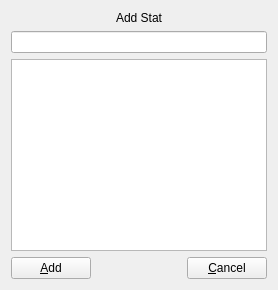
             <widget class="QWidget" name="page_6">
              <layout class="QVBoxLayout" name="_12">
               <item>
                <widget class="QLabel" name="statsEditAddLabel">
                 <property name="text">
                  <string>Add Stat</string>
                 </property>
                 <property name="alignment">
                  <set>Qt::AlignCenter</set>
                 </property>
                </widget>
               </item>
               <item>
                <widget class="SearchEdit" name="statsEditAddSearch"/>
               </item>
               <item>
                <widget class="QListWidget" name="statsEditAddList"/>
               </item>
               <item>
                <layout class="QHBoxLayout" name="_13">
                 <item>
                  <widget class="QPushButton" name="statsEditSearchAdd">
                   <property name="text">
                    <string>&amp;Add</string>
                   </property>
                  </widget>
                 </item>
                 <item>
                  <spacer>
                   <property name="orientation">
                    <enum>Qt::Horizontal</enum>
                   </property>
                   <property name="sizeHint" stdset="0">
                    <size>
                     <width>40</width>
                     <height>20</height>
                    </size>
                   </property>
                  </spacer>
                 </item>
                 <item>
                  <widget class="QPushButton" name="statsEditSearchCancel">
                   <property name="text">
                    <string>&amp;Cancel</string>
                   </property>
                  </widget>
                 </item>
                </layout>
               </item>
              </layout>
             </widget>
